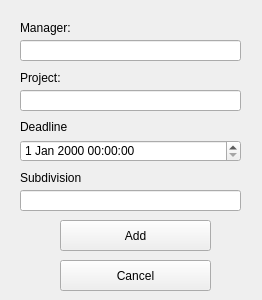
<?xml version="1.0" encoding="UTF-8"?>
<ui version="4.0">
 <class>DepartForm</class>
 <widget class="QWidget" name="DepartForm">
  <property name="windowModality">
   <enum>Qt::ApplicationModal</enum>
  </property>
  <property name="geometry">
   <rect>
    <x>0</x>
    <y>0</y>
    <width>262</width>
    <height>300</height>
   </rect>
  </property>
  <property name="windowTitle">
   <string>Add New Department</string>
  </property>
  <widget class="QLineEdit" name="lineEdit">
   <property name="geometry">
    <rect>
     <x>20</x>
     <y>40</y>
     <width>221</width>
     <height>21</height>
    </rect>
   </property>
  </widget>
  <widget class="QLabel" name="label">
   <property name="geometry">
    <rect>
     <x>20</x>
     <y>20</y>
     <width>51</width>
     <height>16</height>
    </rect>
   </property>
   <property name="text">
    <string>Manager:</string>
   </property>
  </widget>
  <widget class="QLineEdit" name="lineEdit_2">
   <property name="geometry">
    <rect>
     <x>20</x>
     <y>90</y>
     <width>221</width>
     <height>21</height>
    </rect>
   </property>
  </widget>
  <widget class="QLabel" name="label_2">
   <property name="geometry">
    <rect>
     <x>20</x>
     <y>70</y>
     <width>51</width>
     <height>16</height>
    </rect>
   </property>
   <property name="text">
    <string>Project:</string>
   </property>
  </widget>
  <widget class="QDateTimeEdit" name="dateTimeEdit">
   <property name="geometry">
    <rect>
     <x>20</x>
     <y>140</y>
     <width>221</width>
     <height>22</height>
    </rect>
   </property>
  </widget>
  <widget class="QLabel" name="label_3">
   <property name="geometry">
    <rect>
     <x>20</x>
     <y>120</y>
     <width>47</width>
     <height>13</height>
    </rect>
   </property>
   <property name="text">
    <string>Deadline:</string>
   </property>
  </widget>
  <widget class="QLabel" name="label_4">
   <property name="geometry">
    <rect>
     <x>20</x>
     <y>170</y>
     <width>61</width>
     <height>16</height>
    </rect>
   </property>
   <property name="text">
    <string>Subdivision:</string>
   </property>
  </widget>
  <widget class="QLineEdit" name="lineEdit_3">
   <property name="geometry">
    <rect>
     <x>20</x>
     <y>190</y>
     <width>221</width>
     <height>21</height>
    </rect>
   </property>
  </widget>
  <widget class="QPushButton" name="pushButton_2">
   <property name="geometry">
    <rect>
     <x>60</x>
     <y>260</y>
     <width>151</width>
     <height>31</height>
    </rect>
   </property>
   <property name="text">
    <string>Cancel</string>
   </property>
  </widget>
  <widget class="QPushButton" name="pushButton">
   <property name="geometry">
    <rect>
     <x>60</x>
     <y>220</y>
     <width>151</width>
     <height>31</height>
    </rect>
   </property>
   <property name="text">
    <string>Add</string>
   </property>
  </widget>
 </widget>
 <resources/>
 <connections/>
</ui>
